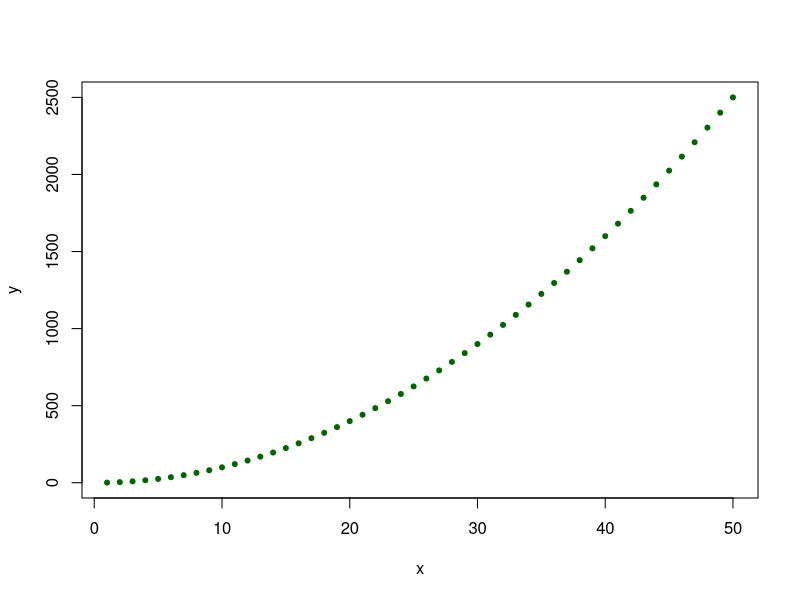

Write the R code that produced this figure.
## ---- chunk 1
x <- 1:50
y <- x^2
plot(x,y,col='darkgreen',pch=20)
